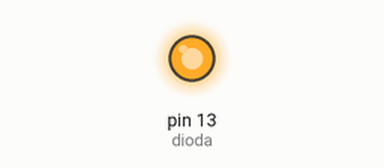
The sketch below on a simulated Arduino Uno, built with avr-gcc and run on an emulated ATmega328P. Parts: output pins drawn as LEDs (lit = HIGH).

Above: at 0.2 s.
At 20.2 s:
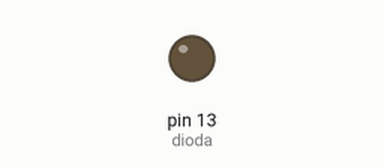
Timing chart, 0 to 22.1 s (numbered marks = the images above):
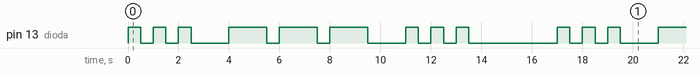

Measured:
- by itself, pin 13 (dioda): repeats every 17.0 s: 2 × (LOW 0.50 s, HIGH 0.50 s), LOW 1.5 s, 2 × (HIGH 1.5 s, LOW 0.50 s), HIGH 1.5 s, LOW 1.5 s, 2 × (HIGH 0.50 s, LOW 0.50 s), HIGH 0.50 s, LOW 3.5 s, HIGH 0.50 s
- by itself, everything shown: repeats every 17.0 s, in 18 steps

The sketch:

arduino.ino
```cpp
int dioda = 13;
int czas = 500;
int czas2 = 1500;
void setup(){
    pinMode(dioda, OUTPUT);
}
void loop(){
    for (int i = 0; i < 3; i = i + 1){
        digitalWrite(dioda, HIGH);
        delay(czas);
      	digitalWrite(dioda, LOW);
        delay(czas);
    }
  	delay(1000);

    for (int i = 0; i < 3; i = i + 1){
      	digitalWrite(dioda, HIGH);
        delay(czas2);
      	digitalWrite(dioda, LOW);
        delay(czas);
    }
  	delay(1000);

    for (int i = 0; i < 3; i = i + 1){
        digitalWrite(dioda, HIGH);
        delay(czas);
      	digitalWrite(dioda, LOW);
        delay(czas);
    }

     delay(3000);
}
```
